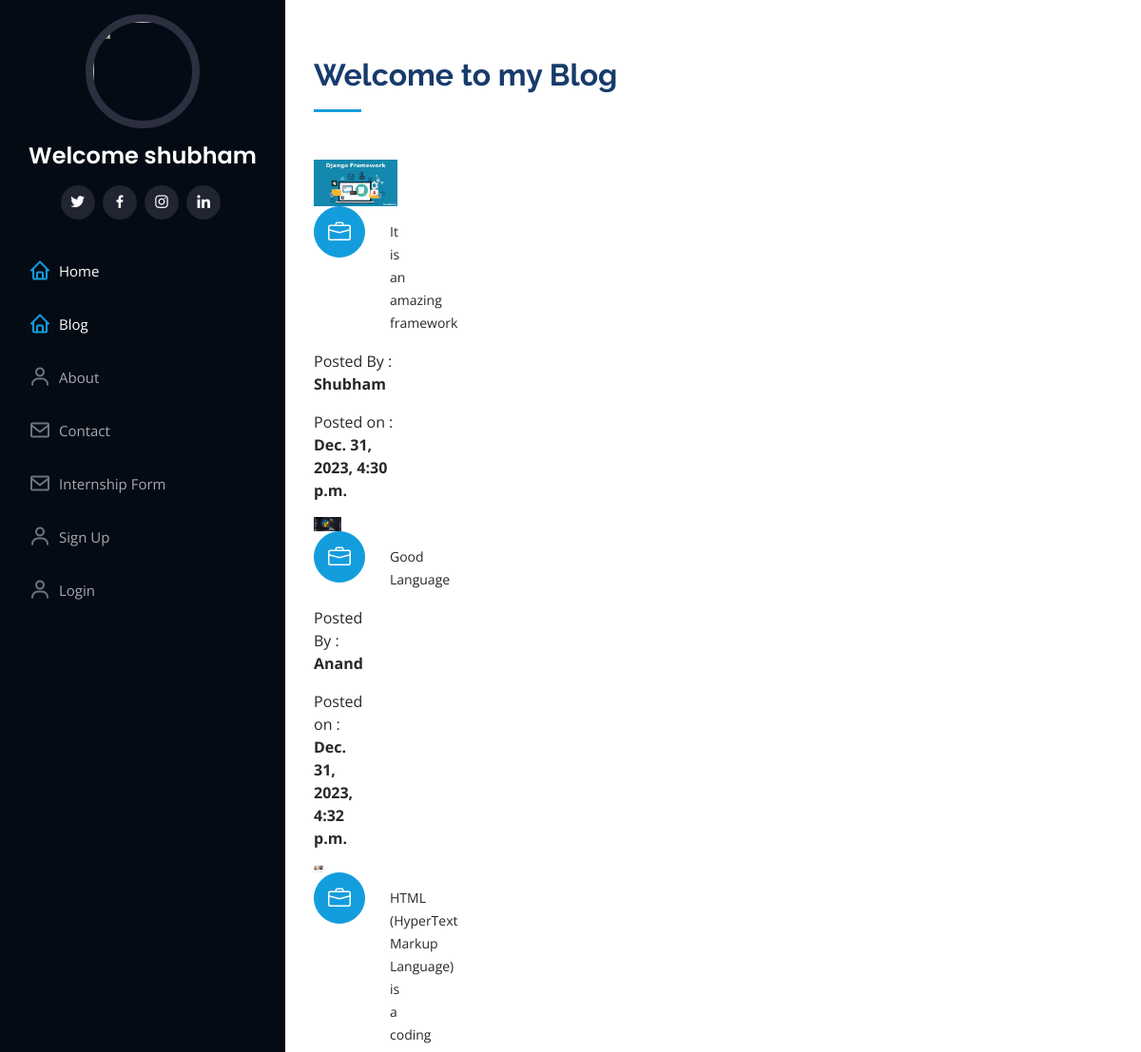
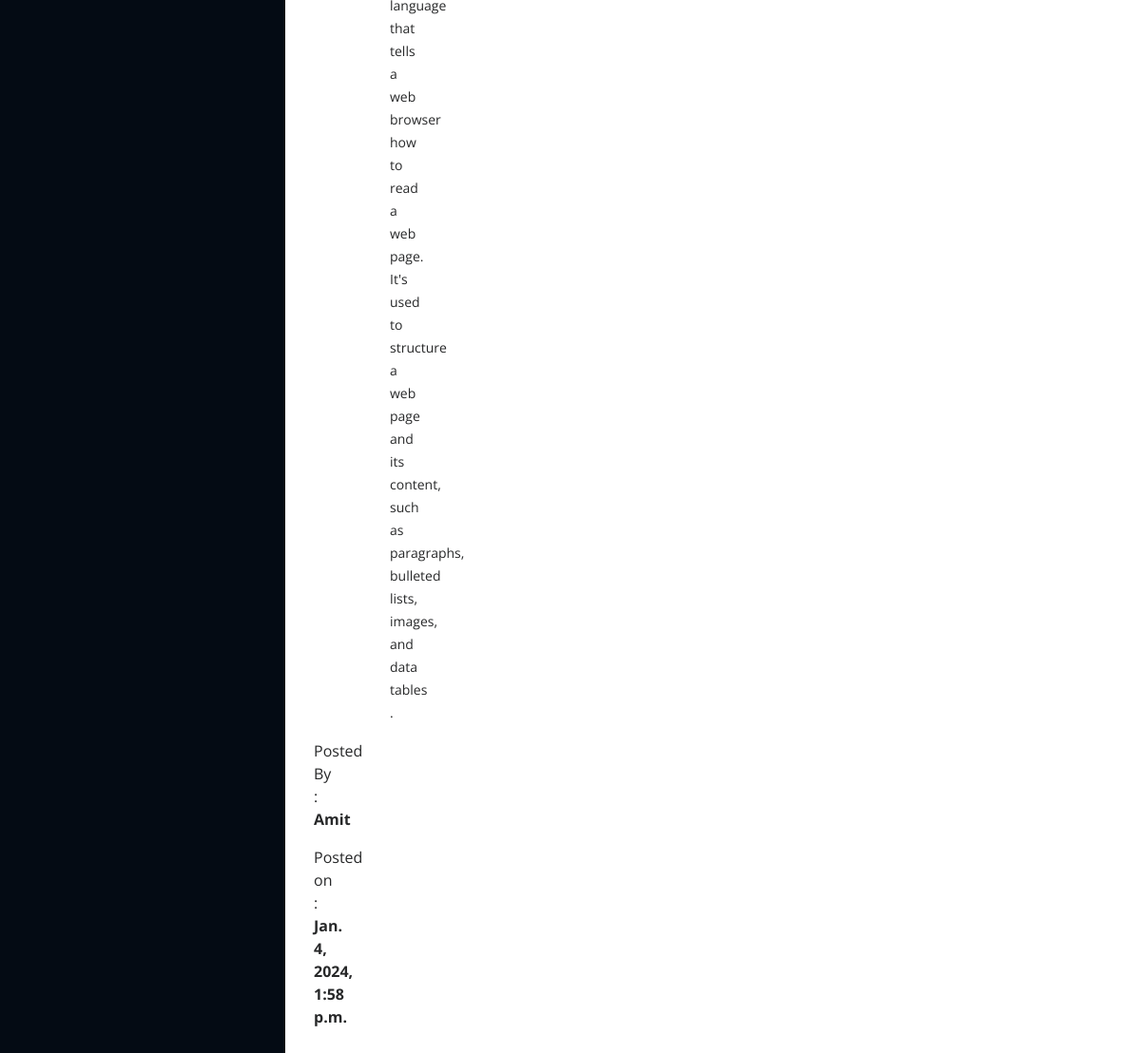
The app's page /blog (signed in) with its own data (2 pictures, top to bottom).
### portfolio/models.py (models this page shows, shortened)
class Blogs(models.Model):
    title = models.CharField(max_length=70)
    description = models.TextField()
    authname = models.CharField(max_length=15)
    img = models.ImageField(upload_to='blog', blank=True, null=True)
    timeStamp = models.DateTimeField(auto_now_add=True, blank=True)

### portfolio/views.py (the view)
# urls.py: path('blog', views.handleblog, name='handleblog'),
def handleblog(request):
    posts = Blogs.objects.all()
    context = {"posts": posts}
    return render(request, 'handleblog.html', context)

### templates/handleblog.html (shortened to what this page needs)
{% extends 'basic.html' %}
{% block body  %}
{% load static  %}
<section id="services" class="services">
      <div class="container">
        <div class="section-title">
          <h2>Welcome to my Blog</h2>
        </div>
        <div class="row">
{% for post in posts %}
          <div class="col-lg-4 col-md-6 icon-box" data-aos="fade-up">
              <div class="col-lg-4 " data-aos="fade-up">
                <img src="{{post.img.url}}" class="img-fluid" alt="no-image">
              <br>
            <div class="icon"><i class="bi bi-briefcase"></i></div>
            <p class="description">{{post.description}}</p>
            <p>Posted By : <b> {{post.authname}} </b> </p>
            <p>Posted on : <b> {{post.timeStamp}} </b> </p>
          </div>
{% endfor %}
</section>
{% endblock body %}

### templates/basic.html (shortened to what this page needs)
{% load static %}
<html lang="en">
<head>
  <link href="{% static 'assets/vendor/aos/aos.css' %}" rel="stylesheet">
  <link href="{% static 'assets/vendor/bootstrap/css/bootstrap.min.css' %}" rel="stylesheet">
  <link href="{% static 'assets/vendor/bootstrap-icons/bootstrap-icons.css' %}" rel="stylesheet">
  <link href="{% static 'assets/vendor/boxicons/css/boxicons.min.css' %}" rel="stylesheet">
  <link href="{% static 'assets/vendor/glightbox/css/glightbox.min.css' %}" rel="stylesheet">
  <link href="{% static 'assets/vendor/swiper/swiper-bundle.min.css' %}" rel="stylesheet">
  <link href="{% static 'assets/css/style.css' %}" rel="stylesheet">
</head>
<body>
  <header id="header">
    <div class="d-flex flex-column">
      <div class="profile">
        <img src="{% static 'assets/img/home.jpg' %}" alt="" class="img-fluid rounded-circle">
        <h1 class="text-light"><a href="index.html"> Welcome {{user.username}}</a></h1>
        <div class="social-links mt-3 text-center">
          <a href="#" class="twitter"><i class="bx bxl-twitter"></i></a>
          <a href="#" class="facebook"><i class="bx bxl-facebook"></i></a>
          <a href="#" class="instagram"><i class="bx bxl-instagram"></i></a>
          <a href="https://www.linkedin.com/in/shubham-choudhary6268121361/"
             class="linkedin"><i class="bx bxl-linkedin"></i></a>
        </div>
      </div>
      <nav id="navbar" class="nav-menu navbar">
        <ul>
          <li><a href="/" class="nav-link scrollto active"><i class="bx bx-home"></i> <span>Home</span></a></li>
          <li><a href="/blog" class="nav-link scrollto active"><i class="bx bx-home"></i> <span>Blog</span></a></li>
          <li><a href="/about" class="nav-link scrollto"><i class="bx bx-user"></i> <span>About</span></a></li>
          <li><a href="/contact" class="nav-link scrollto"><i class="bx bx-envelope"></i> <span>Contact</span></a></li>
          <li><a href="/Internshipdetails" class="nav-link scrollto"><i class="bx bx-envelope"></i>
            <span>Internship Form</span></a></li>
          {% if not request.user.is.authenticated %}
          <li><a href="/auth/signup" class="nav-link scrollto"><i class="bx bx-user"></i> <span>Sign Up</span></a></li>
          <li><a href="/auth/login" class="nav-link scrollto"><i class="bx bx-user"></i> <span>Login</span></a></li>
          {% else %}
          <li><a href="/auth/logout/" class="nav-link scrollto"><i class="bx bx-user"></i> <span>Logout</span></a></li>
          {% endif %}
        </ul>
      </nav>
    </div>
  </header>
  <main id="main">
      {% block body  %}
      {% endblock body   %}
</body>
</html>

### static/assets/css/style.css (style rules this page uses)
body { font-family: "Open Sans", sans-serif; color: #272829; }
a { color: #149ddd; text-decoration: none; }
h1, h2, h3, h4, h5, h6 { font-family: "Raleway", sans-serif; }
#header { position: fixed; top: 0; left: 0; bottom: 0; width: 300px; transition: all ease-in-out 0.5s; z-index: 9997; transition: all 0.5s; padding: 0 15px; background: #040b14; overflow-y: auto; }
#header .profile img { margin: 15px auto; display: block; width: 120px; border: 8px solid #2c2f3f; }
#header .profile h1 { font-size: 24px; margin: 0; padding: 0; font-weight: 600; -moz-text-align-last: center; text-align-last: center; font-family: "Poppins", sans-serif; }
#header .profile h1 a, #header .profile h1 a:hover { color: #fff; text-decoration: none; }
#header .profile .social-links a { font-size: 18px; display: inline-block; background: #212431; color: #fff; line-height: 1; padding: 8px 0; margin-right: 4px; border-radius: 50%; text-align: center; width: 36px; height: 36px; transition: 0.3s; }
#main { margin-left: 300px; }
.container, .container-fluid { padding-left: 30px; padding-right: 30px; }
.nav-menu { padding: 30px 0 0 0; }
.nav-menu * { margin: 0; padding: 0; list-style: none; }
.nav-menu>ul>li { position: relative; white-space: nowrap; }
.nav-menu a, .nav-menu a:focus { display: flex; align-items: center; color: #a8a9b4; padding: 12px 15px; margin-bottom: 8px; transition: 0.3s; font-size: 15px; }
.nav-menu a i, .nav-menu a:focus i { font-size: 24px; padding-right: 8px; color: #6f7180; }
.nav-menu a:hover, .nav-menu .active, .nav-menu .active:focus, .nav-menu li:hover>a { text-decoration: none; color: #fff; }
.nav-menu a:hover i, .nav-menu .active i, .nav-menu .active:focus i, .nav-menu li:hover>a i { color: #149ddd; }
section { padding: 60px 0; overflow: hidden; }
.section-title { padding-bottom: 30px; }
.section-title h2 { font-size: 32px; font-weight: bold; margin-bottom: 20px; padding-bottom: 20px; position: relative; color: #173b6c; }
.section-title h2::after { content: ""; position: absolute; display: block; width: 50px; height: 3px; background: #149ddd; bottom: 0; left: 0; }
.services .icon-box { margin-bottom: 20px; }
.services .icon { float: left; display: flex; align-items: center; justify-content: center; width: 54px; height: 54px; background: #149ddd; border-radius: 50%; transition: 0.5s; border: 1px solid #149ddd; }
.services .icon i { color: #fff; font-size: 24px; line-height: 0; }
.services .description { margin-left: 80px; line-height: 24px; font-size: 14px; }

### records on screen
Blogs: img (picture), description "It is an amazing framework", authname "Shubham", timeStamp "Dec. 31, 2023, 4:30 p.m."
Blogs: img (picture), description "Good Language", authname "Anand", timeStamp "Dec. 31, 2023, 4:32 p.m."
Blogs: img (picture), description "HTML (HyperText Markup Language) is a coding language that tells a web browser how to read a web page. It's used to structure a web page and its content, such as paragraphs, bulleted lists, images, and data tables .", authname "Amit", timeStamp "Jan. 4, 2024, 1:58 p.m."

### other values on screen
{{ user.username }} "shubham"
